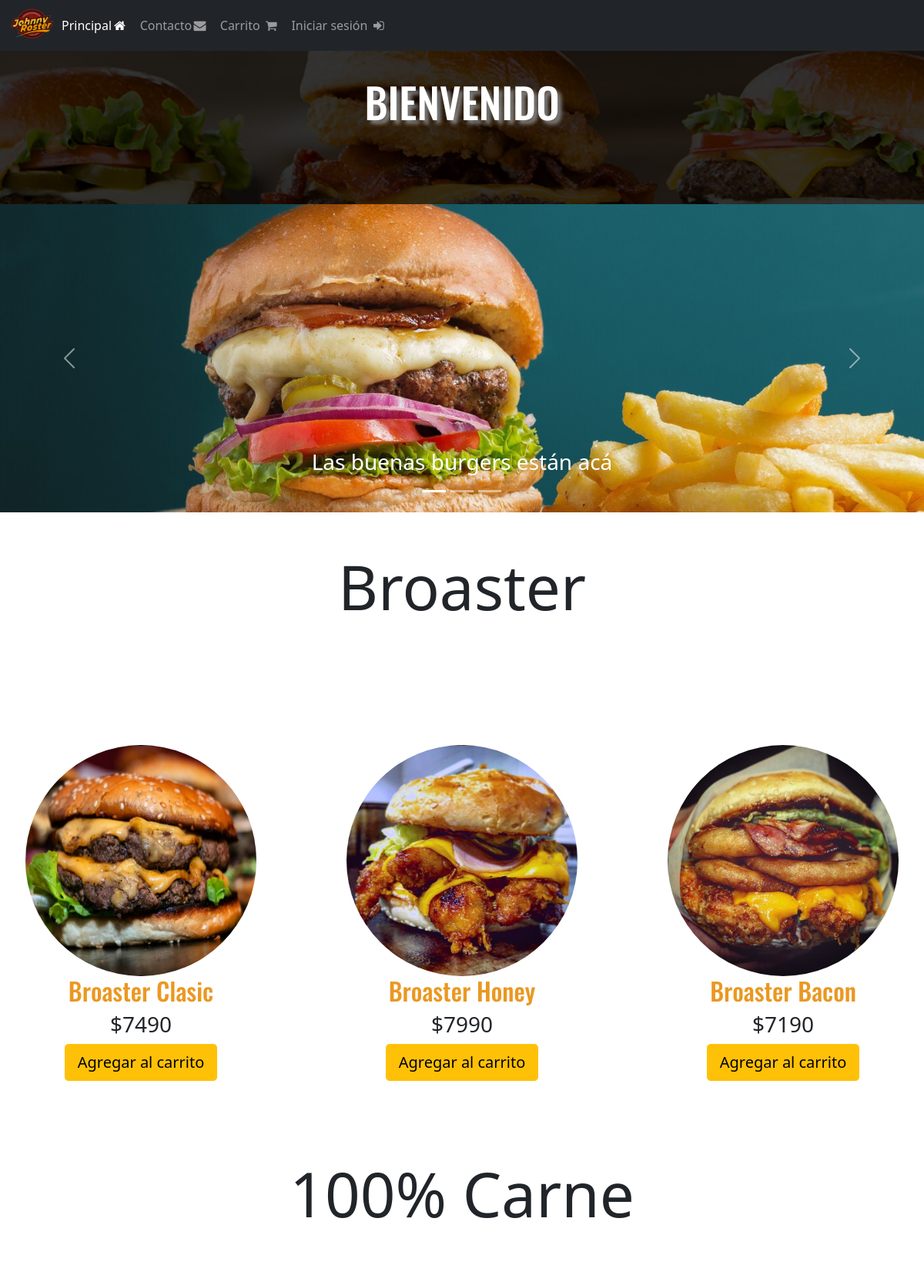
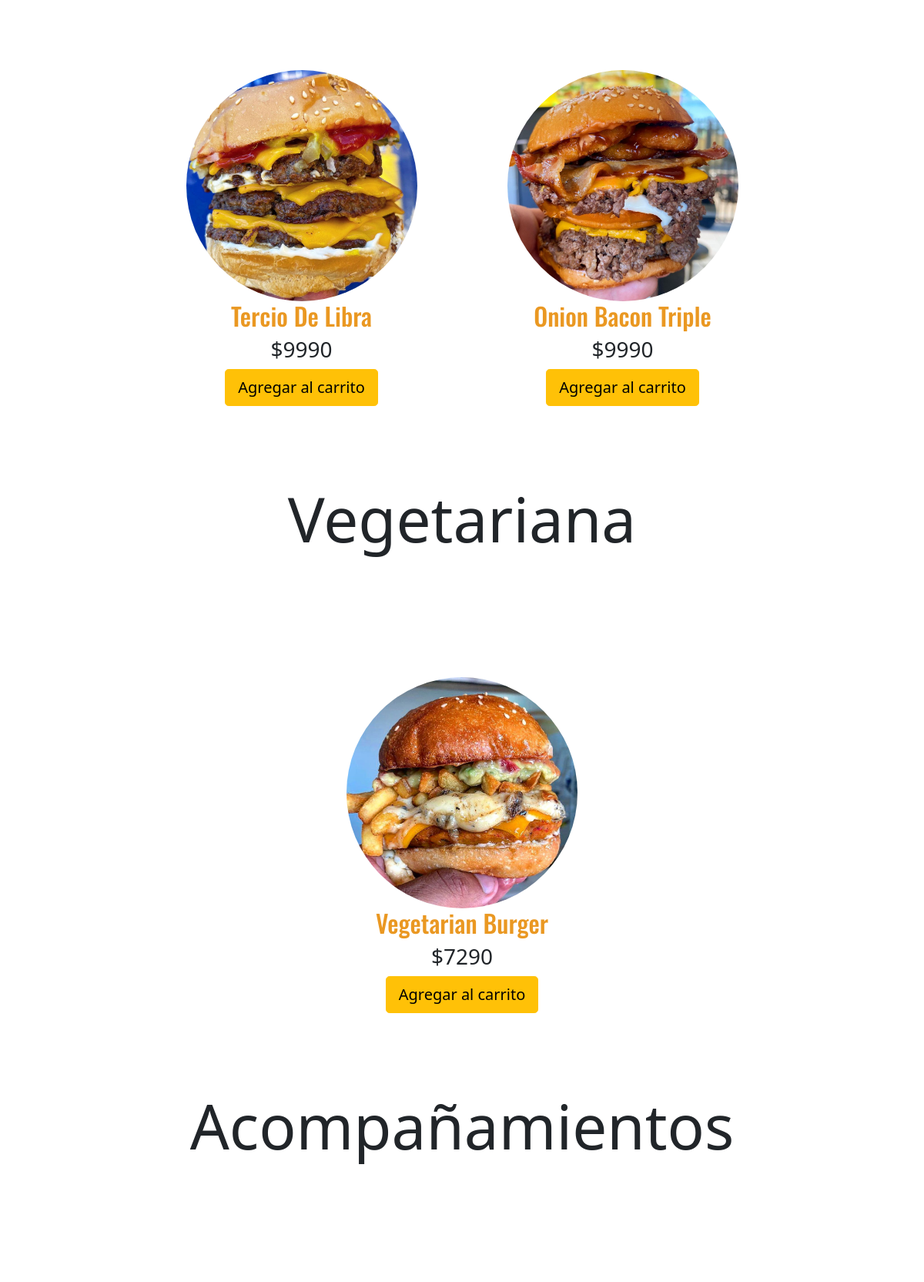
The page / (upper part) on the database its author committed (2 pictures, top to bottom).
### pedido/models.py (models this page shows, shortened)
class TipoComida(models.Model):
    id_tipoComida  = models.AutoField(db_column='idTipoComida', primary_key=True)
    tipo_comida     = models.CharField(max_length=20, blank=False, null=False)
    def __str__(self):
        return str(self.tipo_comida)

class Producto(models.Model):
    nombre = models.CharField(primary_key=True,max_length=100)
    imagen = models.ImageField(upload_to='productos/')
    id_tipoComida = models.ForeignKey('TipoComida',on_delete=models.CASCADE, db_column='idTipoComida')
    precio = models.IntegerField()
    activo = models.IntegerField()

### pedido/views.py (the view)
# urls.py: path('', views.inicio_y_lista_productos, name='index'),
def inicio_y_lista_productos(request):
    lista_productos = Producto.objects.all()
    lista_tipoComida = TipoComida.objects.all()
    productos_por_tipo_comida = {}
    for tipo_comida in lista_tipoComida:
        productos = lista_productos.filter(id_tipoComida=tipo_comida)
        productos_por_tipo_comida[tipo_comida] = productos
    context = {
        "productos_por_tipo_comida": productos_por_tipo_comida
    }
    return render(request, 'pedido/index.html', context)

### pedido/context_processor.py (called while the page is built)
def total_carrito(request):
    total = 0
    if request.user.is_authenticated:
        if "carrito" in request.session.keys():
            for key, value in request.session["carrito"].items():
                total += int(value["acumulado"])
    return {"total_carrito":total}

### pedido/templates/pedido/index.html (shortened to what this page needs)
{% extends 'pedido/navbar.html' %}
{% load static%}
{% block content %}
<!DOCTYPE html>
<html lang="en">
<head>
  <link href="https://cdn.jsdelivr.net/npm/bootstrap@5.0.2/dist/css/bootstrap.min.css" rel="stylesheet"
>
  <link rel="stylesheet" href="{% static 'CSS/home.css' %}">
  <link rel="stylesheet" href="{% static 'CSS/global.css' %}">
  <link rel="stylesheet" href="{% static 'CSS/style.css' %}">
  <link rel="stylesheet" href="https://cdnjs.cloudflare.com/ajax/libs/font-awesome/4.7.0/css/font-awesome.min.css">
</head>
<body>
  <section class="homeStyle">
    <div>
      {% include 'pedido/navbar.html' %}
      <div class="titulo">
        <h1 class="texto-banner">BIENVENIDO</h1>
      </div>
      <div id="carrusel">
        <div id="demo" class="carousel slide" data-bs-ride="carousel">
          <div class="carousel-indicators">
            <button type="button" data-bs-target="#demo" data-bs-slide-to="0" class="active"></button>
            <button type="button" data-bs-target="#demo" data-bs-slide-to="1"></button>
            <button type="button" data-bs-target="#demo" data-bs-slide-to="2"></button>
          </div>
          <div class="carousel-inner">
            <div class="carousel-item active">
              <img src="{% static '../../static/Images/1366_2000.jpg' %}" alt="Los Angeles" class="carrouselimg d-block"
                style="width:100%">
              <div class="carousel-caption">
                <h3>Las buenas burgers están acá</h3>
              </div>
            </div>
          </div>
          <button class="carousel-control-prev" type="button" data-bs-target="#demo" data-bs-slide="prev">
            <span class="carousel-control-prev-icon"></span>
          </button>
          <button class="carousel-control-next" type="button" data-bs-target="#demo" data-bs-slide="next">
            <span class="carousel-control-next-icon"></span>
          </button>
        </div>
      </div>
      {% for tipo_comida, productos in productos_por_tipo_comida.items %}
      <h1 class="display-1 text-center pt-5">{{ tipo_comida }}</h1>
      <div class="container-08 padding-gral d-flex flex-row">
        {% for producto in productos %}
        {% if forloop.counter0|divisibleby:3 %}
      </div>
      <div class="container-08 padding-gral d-flex flex-row">
        {% endif %}
        <div class="d-flex flex-column align-items-center">
          <a href="{% url 'detalle_producto' producto_nombre=producto.nombre %}">
            <img class="cardImg" src="{{ producto.imagen.url }}" alt="Burger">
          </a>
          <h2 class="card-title text-center">{{ producto.nombre|title }}</h2>
          <h3 class="card-price text-center">${{ producto.precio }}</h3>
          <form>
            <button class="btn btn-warning btn-lg text-center agregar-carrito-btn" data-producto-nombre="{{ producto.nombre }}">Agregar al carrito</button>
          </form>
        </div>
        {% endfor %}
      </div>
      {% endfor %}
      {% include 'pedido/footer.html' %}
    </div>
  </section>
</body>
</html>
{% endblock %}

### pedido/static/CSS/home.css (style rules this page uses)
.padding-gral { padding: 50px 15px; }
.homeStyle { background-color: #fff; }
.titulo { margin-top: 50px; background-image: url(../Images/back-title.jpg); background-size: cover; background-repeat:no-repeat; background-position: center center; }
.texto-banner { margin: 0; font-size: 54px; color:#ffffff; text-align: center; font-family: 'Oswald', sans-serif; }
.cardImg { border-radius: 180px; width: 380px; height: 380px; }
.card-title { color: #ea9822; font-family: 'Oswald', sans-serif; text-align: center; }
.carrouselimg { height: 400px; object-fit: cover; }
.container-08 { display: flex; justify-content: center; }
.container-08 div { margin: 0 5%; }
@media screen and (max-width:1450px) { .cardImg { width: 300px; height: 300px; } }

### pedido/static/CSS/global.css (style rules this page uses)
body { margin: 0px; }
a { color: inherit; text-decoration: none; }

### pedido/static/CSS/style.css (style rules this page uses)
.titulo { font-size: 100px; font-family: 'Cookie', cursive; margin-block-start: 0em; margin-block-end: 0em; font-weight: normal; text-shadow: 5px 5px 5px grey; color: white; padding: 100px; }

### rows shown on the page
TipoComida: tipo_comida "Broaster"
Producto: shows a picture, nombre "Broaster Clasic", precio "7490"
Producto: shows a picture, nombre "Broaster Honey", precio "7990"
Producto: shows a picture, nombre "Broaster Bacon", precio "7190"
TipoComida: tipo_comida "100% Carne"
Producto: shows a picture, nombre "Tercio De Libra", precio "9990"
Producto: shows a picture, nombre "Onion Bacon Triple", precio "9990"
TipoComida: tipo_comida "Vegetariana"
Producto: shows a picture, nombre "Vegetarian Burger", precio "7290"
TipoComida: tipo_comida "Acompañamientos"
